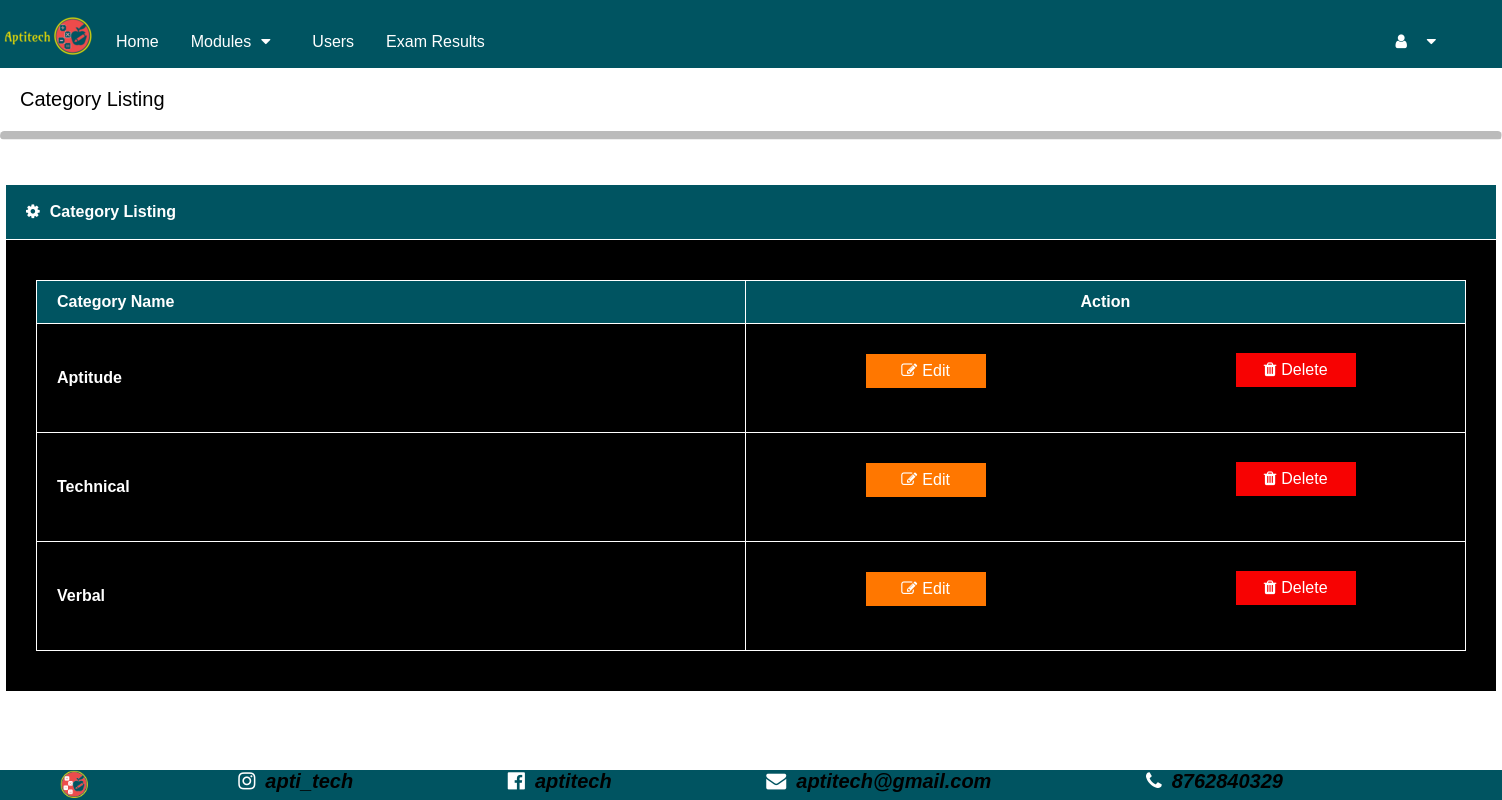
Page /Admin/manageCategory.php on the committed database.
### tables this page shows
CREATE TABLE `category` (
  `cat_id` int(200) NOT NULL,
  `cat_name` varchar(50) NOT NULL
);

### Admin/manageCategory.php (the view, shortened to what this page needs)
<?php
include 'navbar.php';
?>
<!DOCTYPE html>
<html>
  <head>
    <link rel="stylesheet" href="https://cdnjs.cloudflare.com/ajax/libs/font-awesome/4.7.0/css/font-awesome.min.css">
    <link rel="stylesheet" href="CSS/manageCategoryStyle.css">
  </head>
  <body>
    <p class="catStyle">Category Listing</p>
    <hr class="rounded">
    <br><br>
    <?php
        $conn=mysqli_connect("localhost","root","","aptitech");
        $result="SELECT * FROM category";
        $row=mysqli_query($conn,$result);
        if(mysqli_num_rows($row)>0)
        {
          echo "<table class='mainTable' align='center'>
          <tr>
          <th style='background-color: #005461; padding: 18px 20px;'><i class='fa fa-gear'></i>Category Listing</th>
          </tr>
          <tr>
          <th style='padding:40px 30px'>
          <table class='customers' align='center'>
          <tr>
          <th style='text-align:left;'>Category Name</th>
          <th style='text-align:center;'>Action</th>
          <tr>";
          while($values=$row->fetch_assoc())
          {
            echo "<tr>
            <td>".$values["cat_name"]."</td>
            <td>
            <form action='editDelete.php' method='POST'>
            <button class='btn edit' name='edit' value=".$values["cat_id"]."><i class='fa fa-edit'></i>Edit</button></form>
            <form action='' method='POST'>
            <button class='btn delete' name='delete'  value=".$values["cat_id"]."><i class='fa fa-trash'></i>Delete</button>
            </form></td>
            </tr>";
          }
          echo "</table></th></tr></table>";
        }
        else
        {
          echo '<div class="alert" id="p2" style="background-color:rgba(21, 0, 255,0.5)">
          <span class="closebtn" onclick="myFunction()">&times;</span>
          <strong>Info!</strong> Category field is Empty.</div>';
        }
    ?>
    <br><br><br><br>
  </body>
</html>

### Admin/CSS/manageCategoryStyle.css (style rules this page uses)
body { margin: 0; font-family: Arial, Helvetica, sans-serif; background-color: white; }
hr.rounded { border-top: 8px solid #bbb; border-radius: 5px; }
.catStyle { padding-left: 20px; font-style:bold; font-size: 20px; }
.mainTable { font-family: "Trebuchet MS", Arial, Helvetica, sans-serif; background-color:black; color: white; border-collapse: collapse; width: 1200px; text-align: left; }
.mainTable i { padding-right:10px; }
.mainTable th { border: 1px solid white; background-color:black; color: white; }
.customers { font-family: "Trebuchet MS", Arial, Helvetica, sans-serif; background-color:black; color: white; border-collapse: collapse; width: 1430px; }
.customers td, .customers th { border: 1px solid white; padding: 20px; background-color:black; color: white; }
.customers th { padding-top: 12px; padding-bottom: 12px; background-color:#005461; color: white; }
.btn { border: none; color: white; padding: 8px 12px; text-align: center; font-size: 16px; }
.edit { background-color: rgb(255, 119, 0); border-color: white; width: 120px; position:relative; top:10px; left: 100px; }
.delete { background-color: rgb(247, 2, 2); position:relative; width: 120px; top:-25px; left: 470px; }
.edit i { padding-right:5px; }
.delete i { padding-right:5px; }

### rows in the picture
category: cat_name "Aptitude", $values["cat_id"] 1 (drawn)
category: cat_name "Technical", $values["cat_id"] 2 (drawn)
category: cat_name "Verbal", $values["cat_id"] 3 (drawn)
